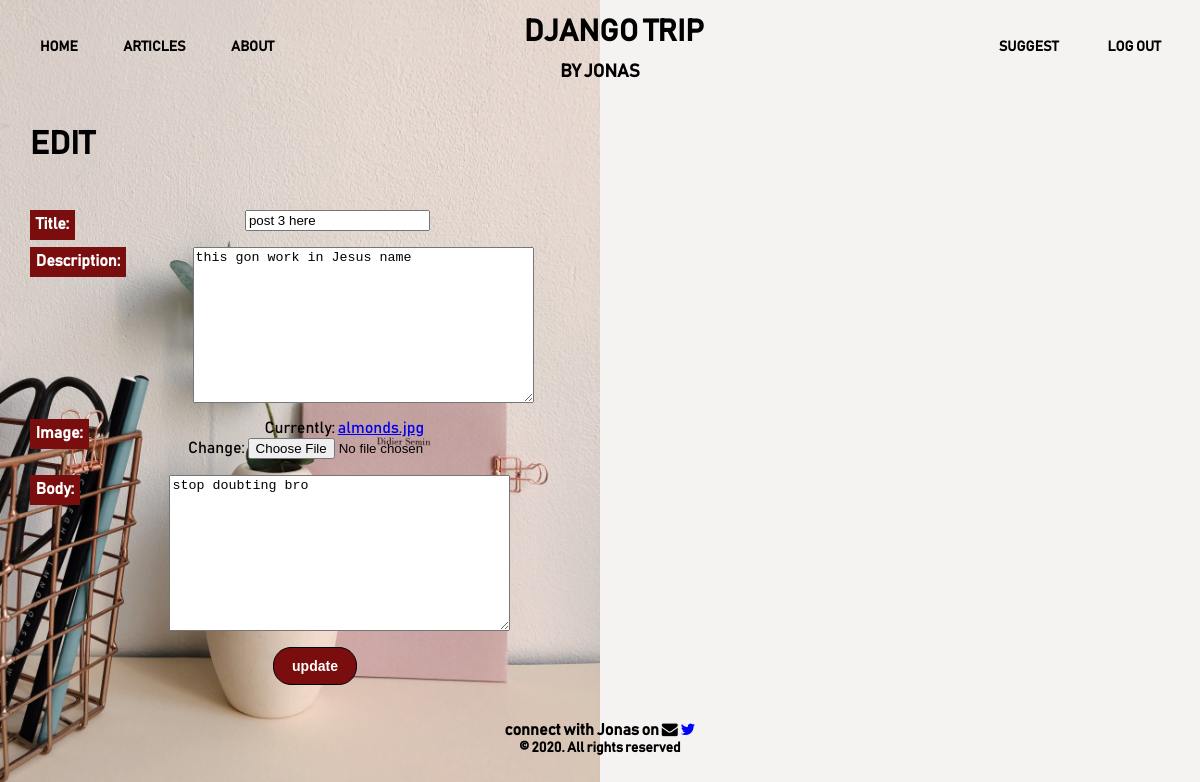
Screenshot of /articles/post-3-here/edit (signed in) with the database file from the repository.
### articles/models.py (models this page shows, shortened)
class Article(models.Model):
    def author_default():
        return CustomUser.objects.get(username="Jonas").username
    def slug_default():
        return " "
    title = models.CharField(max_length=144)
    description = models.TextField()
    image = models.ImageField()
    body = models.TextField()
    date = models.DateTimeField(auto_now_add=True)
    author = models.CharField(default=author_default, max_length=144)
    slug = models.SlugField(max_length=255, blank=True, default=slug_default)

### articles/views.py (the view)
# urls.py: path("<slug:slug>/edit", ArticleUpdateView.as_view(), name="article_update"),
class ArticleUpdateView(LoginRequiredMixin, UpdateView):
    template_name = "article_update.html"
    model = Article
    fields = ("title", "description", "image", "body")
    def dispatch(self, request, *args, **kwargs):
        if self.request.user != CustomUser.objects.get(username="Jonas"):
            raise PermissionDenied
        return super().dispatch(request, *args, **kwargs)

### templates/article_update.html (shortened to what this page needs)
{% load static %}
<head>
  <link rel="stylesheet" type="text/css" href="{% static 'css/base.css' %}" />
  <link rel="stylesheet" type="text/css" href="{% static 'css/article_alter.css' %}" />
  <link rel="stylesheet" href="{% static 'css/font-awesome.min.css' %}" />
</head>
<body style="background-image: url('/static/img/edit.png');">
    {% include 'header.html' %}
    <div class='article-create-div' id='article-update-div'>
        <h1>EDIT</h1>
        <form method="POST" >
            <div>
                {{ form.as_p }}
            </div>
            <button type='submit'>update</button>
        </form>
    </div
  <div class='clear-padding'></div>
  {% include 'footer.html' %}
</body>
</html>

### static/css/base.css (style rules this page uses)
body { padding: 0; margin: 0; font-family: "Bahnschrift"; background-size: cover; background-position: center; }

### static/css/article_alter.css (style rules this page uses)
.article-create-div, #delete-form-div { max-width: 95%; margin: auto; }
.article-create-div h1 { margin: 3% 0 4% 0; }
.article-create-div form { text-align: center; width: 50%; }
.article-create-div form label { float: left; }
.article-create-div form button, #delete-form-div form button { padding: 10px 18px; border: 1px solid black; color: white; background-color: #7a0e0e; border-radius: 18px; font-size: 14px; font-weight: bold; cursor: pointer; transition: 0.6s; }
#article-update-div form label { font-weight: bold; background-color: #7a0e0e; color: white; padding: 1%; }

### rows the page displays
Article: title "post 3 here", description "this gon work in Jesus name", body "stop doubting bro"
